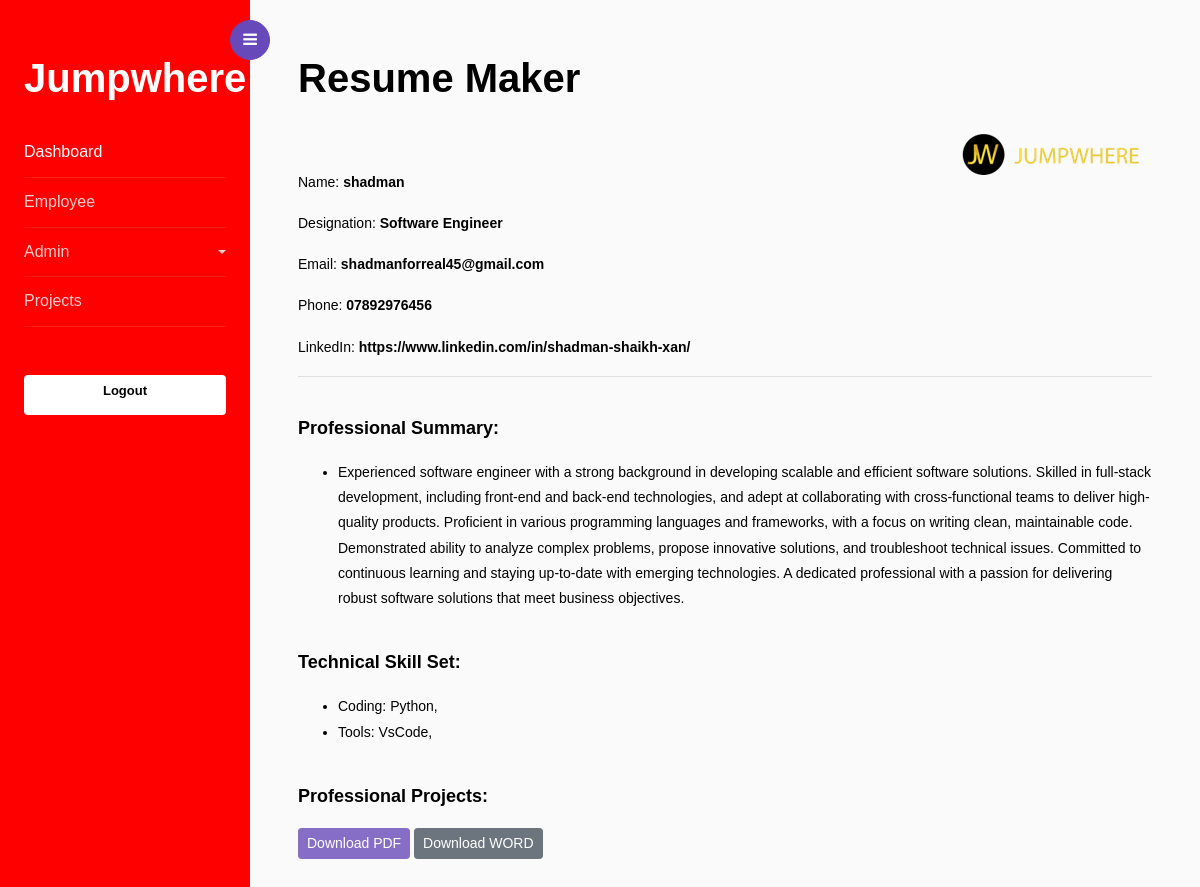
Page /view_resume/5 on the committed database.
### resume/models.py (models this page shows, shortened)
class Employee(models.Model):
    name = models.CharField(max_length=50)
    email = models.EmailField(max_length=255, blank=True)
    phone = models.CharField(max_length=20)
    linkedin = models.URLField(max_length=200)
    professional_summary = models.TextField()
    tools = models.ManyToManyField(Tool)
    coding_skills = models.ManyToManyField(CodingSkill)
    designation = models.ForeignKey(Designation, on_delete=models.CASCADE)
    is_current_employee = models.BooleanField(default=True)
    is_deleted = models.BooleanField(default=False)
    mapped_project = models.ManyToManyField(Projects)

class Designation(models.Model):
    name = models.CharField(max_length=50)
    def __str__(self):
        return self.name

class CodingSkill(models.Model):
    name = models.CharField(max_length=255)
    flag = models.IntegerField(default=1)
    def __str__(self):
        return self.name

class Tool(models.Model):
    name = models.CharField(max_length=100)
    flag = models.BooleanField(default=True)
    def __str__(self):
        return self.name

### resume/views.py (the view)
# urls.py: path('view_resume/<int:id>', views.view_resume, name="view_resume"),
def view_resume(request,id):
    employee = get_object_or_404(Employee, id=id)
    ename = employee.name
    edesignation=employee.designation
    eeamil = employee.email
    ephone = employee.phone
    elinkedin = employee.linkedin
    epsummery = employee.professional_summary.split('#')
    etools=employee.tools.all()
    eskill=employee.coding_skills.all()
    eid=id
    eproject=employee.mapped_project.all()
    for project in eproject:
        project.role_responsibilities = project.role_responsibilities.split('#')
        project.technology_used = ast.literal_eval(project.technology_used)
    context = {
        'ename': ename,
        'edesignation': edesignation,
        'eemail' : eeamil,
        'ephone' : ephone,
        'elinkedin' : elinkedin,
        'epsummery': epsummery,
        'etools': etools,
        'eskill': eskill,
        'eid': eid,
        'eproject': eproject,
        }
    return render(request, 'resume.html', context)

### templates/resume.html (shortened to what this page needs)
{% extends 'home.html' %}
{% load static %}
{% block content %}
<div id="pdf-content" style="color:black ;">
	<div class="logo"  style="float:right ;">
		<img src="{% static 'image/jumpwhere.png' %}" alt="JumpWhere">
	</div>
    <p class="name" style="padding-top: 1cm;display:block;">Name: <b>{{ ename }}</b></p>
    <p class="designation" style="padding-top: -0.25cm;">Designation: <b>{{ edesignation }}</b></p>
	<p class="email" style="padding-top: -0.25cm;">Email: <b>{{ eemail }}</b></p>
	<p class="phone" style="padding-top: -0.25cm;">Phone: <b>{{ ephone }}</b></p>
	<p class="linkedin" style="padding-top: -0.25cm;">LinkedIn: <b>{{ elinkedin }}</b></p>
	<hr>
	<p class="heading" style="padding-top: 0.5cm;font-size: large;font-weight: bold;">Professional Summary:</p>
	<ul>
		{% for summary in epsummery %}
        {% if summary %}
            <li>{{ summary }}</li>
        {% endif %}
   		{% endfor %}
	</ul>
	<p class="heading1" style="padding-top: 0.5cm;font-size: large;font-weight: bold;">Technical Skill Set:</p>
	<ul>
		<li>Coding: {% for skill in eskill %}{{ skill }}, {% endfor %}</li>
		<li>Tools: {% for tool in etools %}{{ tool }}, {% endfor %}</li>
	</ul>
	<p class="heading1" style="padding-top: 0.5cm;font-size: large;font-weight: bold;">Professional Projects:</p>
</div>
<button  class="btn btn-sm btn-primary"onclick="downloadPDF()">Download PDF</button>
<button class="btn btn-sm btn-secondary " onclick="Export2Wor('pdf-content', filename = '{{ ename }}')">Download WORD</button>
{% endblock %}

### templates/resume.html (style rules this page uses)
.name { padding-top: 1cm; }
.designation { padding-top: -0.25cm; }
.heading { padding-top: 0.5cm; font-size: large; font-weight: bold; }
.heading1 { font-size: large; font-weight: bold; }

### rows in the picture
Employee: name "shadman", email "shadmanforreal45@gmail.com", phone "07892976456", linkedin "https://www.linkedin.com/in/shadman-shaikh-xan/", epsummery "Experienced software engineer with a strong background in developing scalable and efficient software solutions. Skilled in full-stack development, including front-end and back-end technologies, and adept at collaborating with cross-functional teams to deliver high-quality products. Proficient in various programming languages and frameworks, with a focus on writing clean, maintainable code. Demonstrated ability to analyze complex problems, propose innovative solutions, and troubleshoot technical issues. Committed to continuous learning and staying up-to-date with emerging technologies. A dedicated professional with a passion for delivering robust software solutions that meet business…"
Designation: name "Software Engineer"
CodingSkill: name "Python"
Tool: name "VsCode"
